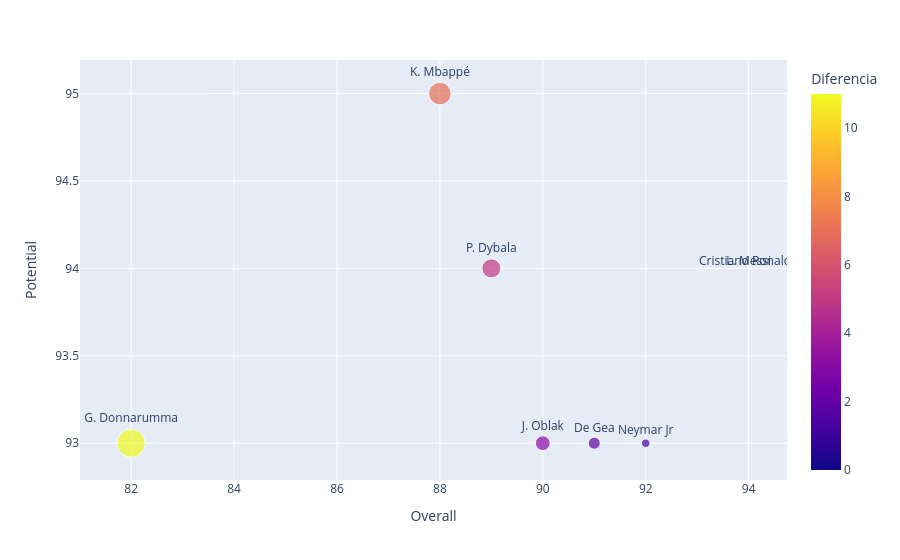

Notebook code for this chart:
### Code cell
#filtrar solo jugadores con alto pontencial
df_filtered = df[df["Potential"] > 92]
fig = px.scatter(df_filtered, x="Overall", y="Potential", color="Diferencia", size="Diferencia", hover_name="Name", text="Name")
fig.update_traces(textposition="top center")
fig.show()

### Figure 1 — Plotly figure (JSON) as saved in the notebook; plotly's stock layout.template omitted (floating-point values rounded to 4 significant figures)
{"data": [{"hovertemplate": "<b>%{hovertext}</b><br><br>Overall=%{x}<br>Potential=%{y}<br>Diferencia=%{marker.color}<br>Name=%{text}<extra></extra>", "hovertext": ["L. Messi", "Cristiano Ronaldo", "Neymar Jr", "De Gea", "J. Oblak", "P. Dybala", "K. Mbappé", "G. Donnarumma"], "legendgroup": "", "marker": {"color": [0, 0, 1, 2, 3, 5, 7, 11], "coloraxis": "coloraxis", "size": [0, 0, 1, 2, 3, 5, 7, 11], "sizemode": "area", "sizeref": 0.0275, "symbol": "circle"}, "mode": "markers+text", "name": "", "orientation": "v", "showlegend": false, "text": ["L. Messi", "Cristiano Ronaldo", "Neymar Jr", "De Gea", "J. Oblak", "P. Dybala", "K. Mbappé", "G. Donnarumma"], "textposition": "top center", "type": "scatter", "x": [94, 94, 92, 91, 90, 89, 88, 82], "xaxis": "x", "y": [94, 94, 93, 93, 93, 94, 95, 93], "yaxis": "y"}], "layout": {"coloraxis": {"colorbar": {"title": {"text": "Diferencia"}}, "colorscale": [[0, "#0d0887"], [0.1111, "#46039f"], [0.2222, "#7201a8"], [0.3333, "#9c179e"], [0.4444, "#bd3786"], [0.5556, "#d8576b"], [0.6667, "#ed7953"], [0.7778, "#fb9f3a"], [0.8889, "#fdca26"], [1, "#f0f921"]]}, "legend": {"itemsizing": "constant", "tracegroupgap": 0}, "margin": {"t": 60}, "xaxis": {"anchor": "y", "domain": [0, 1], "title": {"text": "Overall"}}, "yaxis": {"anchor": "x", "domain": [0, 1], "title": {"text": "Potential"}}}}
